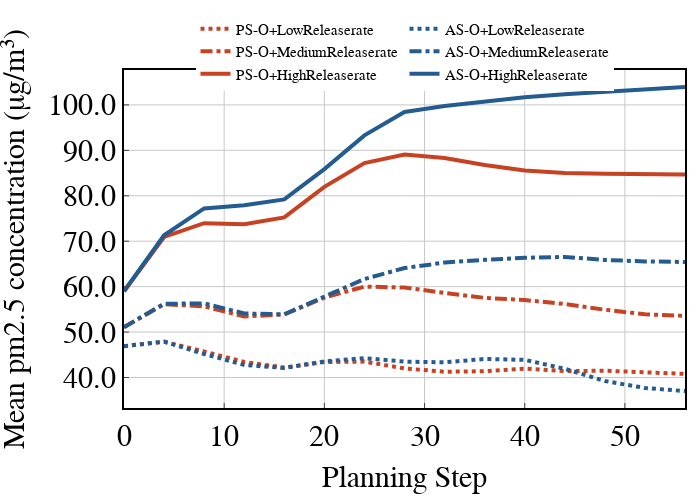

The cell this chart's notebook holds for it:
### Markdown cell above
折线，线型

### Code cell
strategy_name = ["forestfire_Nonmyopic_Adaptive_Sensing_Operation",
                 "forestfire_Nonmyopic_Adaptive_Operation",
                 "forestfire_Without_Operation"]
comparing_variables = ["releaserate_010","releaserate_020","releaserate_040"]
starttime = '2018-11-23 08:00:00'
seed = 0
starttime = starttime.replace(' ', '-').replace(':', '-')
pklname = 'seed{}_starttime{}'.format(seed, starttime)

Time_deadline = 15

# 读取数据并降采样
mean_airpollution = []
for comparing_variable in comparing_variables:
    lists = []
    for stategy in strategy_name:
        resampled_mean_airpollution = []
        pkldir = '../outputs/' + stategy + '/' + comparing_variable + '/' + pklname + ".pkl"
        data = pypolo2.experiments.utilities.readpkl(pkldir)
        for i in range(0, 60, 4):
            resampled_mean_airpollution.append(np.mean(np.array(data['mean_airpollution'])[i:i+4]))
        resampled_mean_airpollution = np.array(resampled_mean_airpollution)
        lists.append(resampled_mean_airpollution)
    mean_airpollution.append(lists)
# ax.plot(mean_airpollution[0][0], label='Sensing_Operation-Low_release_rate')

labels = []
for i in range(Time_deadline):
    labels.append(int(4 * i))

xtitle = 'Planning Step'
ytitle = 'Mean pm2.5 concentration (μg/m³)'
linetype = {'Low':'dot','Medium':'dashdot','High':'solid'}
fig = go.Figure()
fig.add_trace(go.Scatter(x=labels, y=mean_airpollution[0][0][0:Time_deadline], name='PS-O+LowReleaserate', mode='lines', line=dict(color=colors_dict[0],dash=linetype['Low'], width=linewidth),))
fig.add_trace(go.Scatter(x=labels, y=mean_airpollution[0][1][0:Time_deadline], name='AS-O+LowReleaserate', mode='lines', line=dict(color=colors_dict[2],dash=linetype['Low'], width=linewidth),))
fig.add_trace(go.Scatter(x=labels, y=mean_airpollution[1][0][0:Time_deadline], name='PS-O+MediumReleaserate', mode='lines', line=dict(color=colors_dict[0],dash=linetype['Medium'], width=linewidth),))
fig.add_trace(go.Scatter(x=labels, y=mean_airpollution[1][1][0:Time_deadline], name='AS-O+MediumReleaserate', mode='lines', line=dict(color=colors_dict[2],dash=linetype['Medium'], width=linewidth),))
fig.add_trace(go.Scatter(x=labels, y=mean_airpollution[2][0][0:Time_deadline], name='PS-O+HighReleaserate', mode='lines', line=dict(color=colors_dict[0],dash=linetype['High'], width=linewidth),))
fig.add_trace(go.Scatter(x=labels, y=mean_airpollution[2][1][0:Time_deadline], name='AS-O+HighReleaserate', mode='lines', line=dict(color=colors_dict[2],dash=linetype['High'], width=linewidth),))

fig = line_update_fig(fig, xtitle, ytitle, width=width, height=height)
fig.update_layout(legend=dict(font=dict(size=15))) # name size
fig.show()
filename = '../outputs/png/line_原污染源消失产生新污染源linetype.png'
print(filename)
fig.write_image(filename, scale=1)

### Figure 1 — Plotly figure (JSON) as saved in the notebook; plotly's stock layout.template omitted (floating-point values rounded to 4 significant figures)
{"data": [{"line": {"color": "#C74223", "dash": "dot", "width": 4}, "mode": "lines", "name": "PS-O+LowReleaserate", "type": "scatter", "x": [0, 4, 8, 12, 16, 20, 24, 28, 32, 36, 40, 44, 48, 52, 56], "y": [46.89, 47.87, 45.73, 43.41, 42.18, 43.41, 43.5, 41.99, 41.27, 41.38, 41.97, 41.4, 41.49, 41.03, 40.79]}, {"line": {"color": "#245C8F", "dash": "dot", "width": 4}, "mode": "lines", "name": "AS-O+LowReleaserate", "type": "scatter", "x": [0, 4, 8, 12, 16, 20, 24, 28, 32, 36, 40, 44, 48, 52, 56], "y": [46.9, 47.89, 45.17, 42.77, 42.1, 43.53, 44.26, 43.49, 43.34, 44.08, 43.89, 41.91, 39.23, 37.7, 37.01]}, {"line": {"color": "#C74223", "dash": "dashdot", "width": 4}, "mode": "lines", "name": "PS-O+MediumReleaserate", "type": "scatter", "x": [0, 4, 8, 12, 16, 20, 24, 28, 32, 36, 40, 44, 48, 52, 56], "y": [51.07, 56.13, 55.67, 53.44, 53.87, 57.58, 60.01, 59.79, 58.63, 57.54, 57.05, 56.16, 54.92, 53.9, 53.56]}, {"line": {"color": "#245C8F", "dash": "dashdot", "width": 4}, "mode": "lines", "name": "AS-O+MediumReleaserate", "type": "scatter", "x": [0, 4, 8, 12, 16, 20, 24, 28, 32, 36, 40, 44, 48, 52, 56], "y": [51.08, 56.23, 56.31, 54.09, 53.9, 57.74, 61.68, 64.08, 65.3, 65.91, 66.34, 66.53, 65.87, 65.55, 65.42]}, {"line": {"color": "#C74223", "dash": "solid", "width": 4}, "mode": "lines", "name": "PS-O+HighReleaserate", "type": "scatter", "x": [0, 4, 8, 12, 16, 20, 24, 28, 32, 36, 40, 44, 48, 52, 56], "y": [58.97, 70.93, 73.96, 73.75, 75.25, 81.97, 87.19, 89.06, 88.3, 86.77, 85.54, 85.02, 84.83, 84.83, 84.7]}, {"line": {"color": "#245C8F", "dash": "solid", "width": 4}, "mode": "lines", "name": "AS-O+HighReleaserate", "type": "scatter", "x": [0, 4, 8, 12, 16, 20, 24, 28, 32, 36, 40, 44, 48, 52, 56], "y": [58.97, 71.3, 77.21, 77.94, 79.2, 85.87, 93.29, 98.44, 99.76, 100.8, 101.7, 102.3, 102.9, 103.3, 104.0]}], "layout": {"font": {"color": "rgb(0, 0, 0)", "family": "Arial", "size": 30}, "height": 500, "legend": {"font": {"size": 15}, "orientation": "h", "title": {"text": ""}, "x": 0.5, "xanchor": "center", "y": 1.17, "yanchor": "top"}, "margin": {"b": 15, "l": 15, "r": 15, "t": 15}, "plot_bgcolor": "rgb(255,255,255)", "width": 700, "xaxis": {"gridcolor": "rgb(200, 200, 200)", "linecolor": "rgb(0, 0, 0)", "linewidth": 2, "mirror": true, "showline": true, "ticks": "inside", "title": {"font": {"size": 30}, "text": "Planning Step"}}, "yaxis": {"gridcolor": "rgb(200, 200, 200)", "linecolor": "rgb(0, 0, 0)", "linewidth": 2, "mirror": true, "showline": true, "tickformat": ".1f", "ticks": "inside", "title": {"font": {"size": 30}, "text": "Mean pm2.5 concentration (μg/m³)"}}}}
